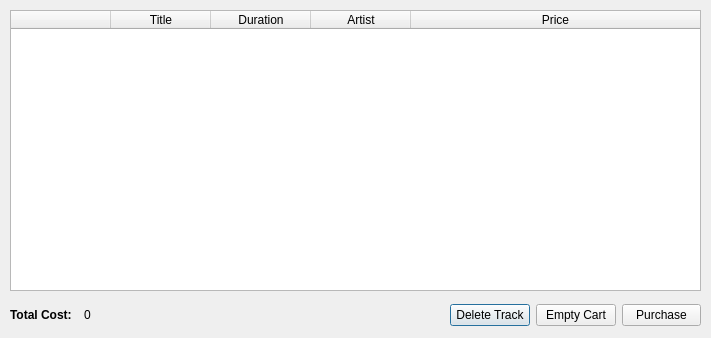
<?xml version="1.0" encoding="UTF-8"?>
<ui version="4.0">
 <class>CheckoutDialog</class>
 <widget class="QDialog" name="CheckoutDialog">
  <property name="geometry">
   <rect>
    <x>0</x>
    <y>0</y>
    <width>711</width>
    <height>338</height>
   </rect>
  </property>
  <property name="sizePolicy">
   <sizepolicy hsizetype="Fixed" vsizetype="Fixed">
    <horstretch>0</horstretch>
    <verstretch>0</verstretch>
   </sizepolicy>
  </property>
  <property name="minimumSize">
   <size>
    <width>711</width>
    <height>338</height>
   </size>
  </property>
  <property name="maximumSize">
   <size>
    <width>711</width>
    <height>338</height>
   </size>
  </property>
  <property name="windowTitle">
   <string>breakBeats :: Checkout</string>
  </property>
  <widget class="QTableWidget" name="orderList">
   <property name="geometry">
    <rect>
     <x>10</x>
     <y>10</y>
     <width>691</width>
     <height>281</height>
    </rect>
   </property>
   <property name="maximumSize">
    <size>
     <width>16777215</width>
     <height>16777215</height>
    </size>
   </property>
   <property name="acceptDrops">
    <bool>false</bool>
   </property>
   <property name="autoFillBackground">
    <bool>false</bool>
   </property>
   <property name="frameShape">
    <enum>QFrame::StyledPanel</enum>
   </property>
   <property name="selectionMode">
    <enum>QAbstractItemView::SingleSelection</enum>
   </property>
   <property name="selectionBehavior">
    <enum>QAbstractItemView::SelectRows</enum>
   </property>
   <property name="showGrid">
    <bool>true</bool>
   </property>
   <property name="sortingEnabled">
    <bool>true</bool>
   </property>
   <property name="cornerButtonEnabled">
    <bool>false</bool>
   </property>
   <attribute name="horizontalHeaderStretchLastSection">
    <bool>true</bool>
   </attribute>
   <attribute name="verticalHeaderCascadingSectionResizes">
    <bool>true</bool>
   </attribute>
   <attribute name="verticalHeaderDefaultSectionSize">
    <number>64</number>
   </attribute>
   <attribute name="verticalHeaderMinimumSectionSize">
    <number>64</number>
   </attribute>
   <attribute name="verticalHeaderStretchLastSection">
    <bool>false</bool>
   </attribute>
   <column>
    <property name="text">
     <string/>
    </property>
   </column>
   <column>
    <property name="text">
     <string>Title</string>
    </property>
   </column>
   <column>
    <property name="text">
     <string>Duration</string>
    </property>
   </column>
   <column>
    <property name="text">
     <string>Artist</string>
    </property>
   </column>
   <column>
    <property name="text">
     <string>Price</string>
    </property>
   </column>
  </widget>
  <widget class="QWidget" name="gridLayoutWidget">
   <property name="geometry">
    <rect>
     <x>10</x>
     <y>299</y>
     <width>141</width>
     <height>31</height>
    </rect>
   </property>
   <layout class="QGridLayout" name="gridLayout">
    <item row="0" column="1">
     <widget class="QLabel" name="totalCost">
      <property name="text">
       <string>0</string>
      </property>
     </widget>
    </item>
    <item row="0" column="0">
     <widget class="QLabel" name="label">
      <property name="font">
       <font>
        <family>Segoe UI</family>
        <pointsize>9</pointsize>
        <weight>75</weight>
        <bold>true</bold>
       </font>
      </property>
      <property name="text">
       <string>Total Cost:</string>
      </property>
     </widget>
    </item>
   </layout>
  </widget>
  <widget class="QWidget" name="gridLayoutWidget_2">
   <property name="geometry">
    <rect>
     <x>450</x>
     <y>300</y>
     <width>251</width>
     <height>31</height>
    </rect>
   </property>
   <layout class="QGridLayout" name="gridLayout_2">
    <item row="0" column="0">
     <widget class="QPushButton" name="btnRemoveTrack">
      <property name="text">
       <string>Delete Track</string>
      </property>
     </widget>
    </item>
    <item row="0" column="2">
     <widget class="QPushButton" name="btnPurchase">
      <property name="text">
       <string>Purchase</string>
      </property>
     </widget>
    </item>
    <item row="0" column="1">
     <widget class="QPushButton" name="btnEmptyCart">
      <property name="text">
       <string>Empty Cart</string>
      </property>
     </widget>
    </item>
   </layout>
  </widget>
 </widget>
 <resources/>
 <connections/>
</ui>
